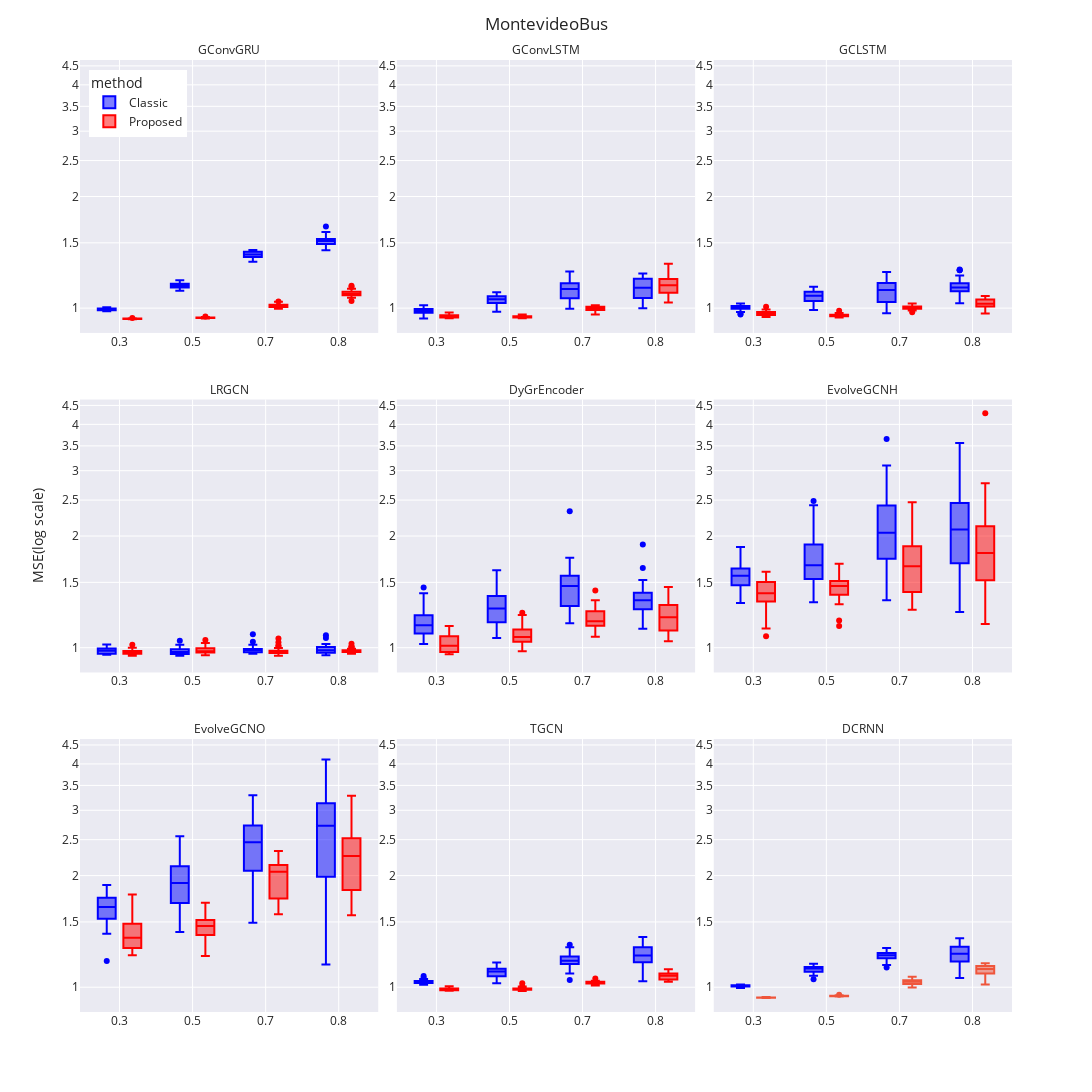

Here is the notebook cell this chart was saved with:
### Code cell
with open('monte_fig.pkl', 'rb') as file:
    monte_fig = pickle.load(file)

monte_fig

### Figure 1 — Plotly figure (JSON) as saved in the notebook; plotly's stock layout.template omitted (floating-point values rounded to 4 significant figures; data arrays with more than 128 entries replaced by an {"elided": "..."} marker saying what was removed)
{"data": [{"alignmentgroup": "True", "hovertemplate": "method=STGCN<br>model=GConvGRU<br>mrate=%{x}<br>mse=%{y}<extra></extra>", "legendgroup": "STGCN", "marker": {"color": "blue"}, "name": "Classic", "notched": false, "offsetgroup": "STGCN", "orientation": "v", "showlegend": true, "type": "box", "x": {"elided": "150 str values"}, "x0": " ", "xaxis": "x7", "y": {"elided": "150 float values"}, "y0": " ", "yaxis": "y7"}, {"alignmentgroup": "True", "hovertemplate": "method=STGCN<br>model=GConvLSTM<br>mrate=%{x}<br>mse=%{y}<extra></extra>", "legendgroup": "STGCN", "marker": {"color": "blue"}, "name": "Classic", "notched": false, "offsetgroup": "STGCN", "orientation": "v", "showlegend": false, "type": "box", "x": ["0.3", "0.3", "0.3", "0.3", "0.3", "0.3", "0.3", "0.3", "0.3", "0.3", "0.3", "0.3", "0.3", "0.3", "0.3", "0.3", "0.3", "0.3", "0.3", "0.3", "0.3", "0.3", "0.3", "0.3", "0.3", "0.3", "0.3", "0.3", "0.3", "0.3", "0.5", "0.5", "0.5", "0.5", "0.5", "0.5", "0.5", "0.5", "0.5", "0.5", "0.5", "0.5", "0.5", "0.5", "0.5", "0.5", "0.5", "0.5", "0.5", "0.5", "0.5", "0.5", "0.5", "0.5", "0.5", "0.5", "0.5", "0.5", "0.5", "0.5", "0.7", "0.7", "0.7", "0.7", "0.7", "0.7", "0.7", "0.7", "0.7", "0.7", "0.7", "0.7", "0.7", "0.7", "0.7", "0.7", "0.7", "0.7", "0.7", "0.7", "0.7", "0.7", "0.7", "0.7", "0.7", "0.7", "0.7", "0.7", "0.7", "0.7", "0.8", "0.8", "0.8", "0.8", "0.8", "0.8", "0.8", "0.8", "0.8", "0.8", "0.8", "0.8", "0.8", "0.8", "0.8", "0.8", "0.8", "0.8", "0.8", "0.8", "0.8", "0.8", "0.8", "0.8", "0.8", "0.8", "0.8", "0.8", "0.8", "0.8"], "x0": " ", "xaxis": "x8", "y": [0.9783, 1.018, 0.9376, 0.9955, 1.004, 0.9957, 0.9788, 0.9819, 0.9882, 0.9834, 1.007, 0.9383, 0.957, 0.9954, 0.9753, 0.9636, 0.9765, 0.9841, 1.013, 0.9848, 0.9804, 0.9755, 0.9708, 0.9929, 1.005, 0.9623, 0.982, 0.987, 0.952, 0.972, 1.008, 1.074, 1.049, 1.082, 1.073, 1.065, 1.066, 1.033, 1.077, 1.081, 1.064, 1.016, 1.053, 1.027, 1.052, 1.053, 1.096, 1.066, 1.081, 1.012, 1.033, 1.052, 1.104, 1.079, 1.06, 1.037, 1.103, 0.9778, 1.04, 1.027, 1.183, 1.045, 1.08, 1.168, 1.082, 1.078, 1.124, 1.135, 1.142, 1.256, 1.063, 1.142, 1.175, 1.046, 1.044, 1.186, 1.165, 1.105, 1.053, 1.151, 0.9961, 1.22, 1.198, 1.062, 1.127, 1.077, 1.232, 1.142, 1.101, 1.042, 1.191, 1.116, 1.144, 1.134, 1.026, 1.199, 1.21, 1.214, 1.135, 0.999, 1.145, 1.214, 1.077, 1.037, 1.232, 1.153, 1.223, 1.099, 1.065, 1.063, 1.058, 1.239, 1.13, 1.111, 1.062, 1.174, 1.224, 1.128, 1.149, 1.058], "y0": " ", "yaxis": "y8"}, {"alignmentgroup": "True", "hovertemplate": "method=STGCN<br>model=GCLSTM<br>mrate=%{x}<br>mse=%{y}<extra></extra>", "legendgroup": "STGCN", "marker": {"color": "blue"}, "name": "Classic", "notched": false, "offsetgroup": "STGCN", "orientation": "v", "showlegend": false, "type": "box", "x": {"elided": "135 str values"}, "x0": " ", "xaxis": "x9", "y": {"elided": "135 float values"}, "y0": " ", "yaxis": "y9"}, {"alignmentgroup": "True", "hovertemplate": "method=STGCN<br>model=LRGCN<br>mrate=%{x}<br>mse=%{y}<extra></extra>", "legendgroup": "STGCN", "marker": {"color": "blue"}, "name": "Classic", "notched": false, "offsetgroup": "STGCN", "orientation": "v", "showlegend": false, "type": "box", "x": ["0.3", "0.3", "0.3", "0.3", "0.3", "0.3", "0.3", "0.3", "0.3", "0.3", "0.3", "0.3", "0.3", "0.3", "0.3", "0.3", "0.3", "0.3", "0.3", "0.3", "0.3", "0.3", "0.3", "0.3", "0.3", "0.3", "0.3", "0.3", "0.3", "0.3", "0.5", "0.5", "0.5", "0.5", "0.5", "0.5", "0.5", "0.5", "0.5", "0.5", "0.5", "0.5", "0.5", "0.5", "0.5", "0.5", "0.5", "0.5", "0.5", "0.5", "0.5", "0.5", "0.5", "0.5", "0.5", "0.5", "0.5", "0.5", "0.5", "0.5", "0.7", "0.7", "0.7", "0.7", "0.7", "0.7", "0.7", "0.7", "0.7", "0.7", "0.7", "0.7", "0.7", "0.7", "0.7", "0.7", "0.7", "0.7", "0.7", "0.7", "0.7", "0.7", "0.7", "0.7", "0.7", "0.7", "0.7", "0.7", "0.7", "0.7", "0.8", "0.8", "0.8", "0.8", "0.8", "0.8", "0.8", "0.8", "0.8", "0.8", "0.8", "0.8", "0.8", "0.8", "0.8", "0.8", "0.8", "0.8", "0.8", "0.8", "0.8", "0.8", "0.8", "0.8", "0.8", "0.8", "0.8", "0.8", "0.8", "0.8"], "x0": " ", "xaxis": "x4", "y": [1.017, 0.9856, 0.9681, 0.9606, 0.9597, 0.9676, 0.9637, 0.9947, 0.9959, 0.9763, 1.02, 0.9569, 0.9923, 0.9848, 0.9761, 1.008, 0.9698, 0.9731, 0.9604, 1.0, 1.019, 0.9634, 0.9947, 0.9864, 0.9611, 1.004, 0.9637, 0.9682, 0.9889, 0.9854, 1.008, 0.9761, 0.9601, 0.9756, 0.9599, 0.9962, 0.9622, 1.001, 0.9901, 0.9736, 0.9651, 0.9996, 0.978, 0.9679, 0.9821, 0.9946, 0.9523, 0.9847, 0.9743, 0.9771, 1.019, 0.9508, 0.962, 0.96, 1.044, 0.9554, 0.9642, 0.9716, 0.9664, 0.9591, 0.9638, 1.004, 1.004, 1.037, 0.9915, 0.9685, 0.9921, 0.9775, 0.9705, 0.9722, 1.018, 0.9888, 0.996, 0.964, 0.9718, 0.9812, 0.9875, 0.9821, 0.9874, 0.9893, 0.991, 0.9722, 0.9747, 1.087, 0.9639, 0.9912, 0.9908, 0.9627, 0.9983, 0.9843, 1.004, 0.9835, 0.9852, 0.9612, 0.9663, 0.9676, 1.062, 0.9656, 1.01, 0.9643, 0.9851, 0.9817, 0.9701, 1.08, 0.9956, 0.9878, 0.9846, 0.9546, 0.9684, 0.9722, 1.023, 0.9839, 0.9944, 0.9696, 1.005, 1.004, 1.021, 0.9951, 0.9627, 0.9689], "y0": " ", "yaxis": "y4"}, {"alignmentgroup": "True", "hovertemplate": "method=STGCN<br>model=DyGrEncoder<br>mrate=%{x}<br>mse=%{y}<extra></extra>", "legendgroup": "STGCN", "marker": {"color": "blue"}, "name": "Classic", "notched": false, "offsetgroup": "STGCN", "orientation": "v", "showlegend": false, "type": "box", "x": ["0.3", "0.3", "0.3", "0.3", "0.3", "0.3", "0.3", "0.3", "0.3", "0.3", "0.3", "0.3", "0.3", "0.3", "0.3", "0.3", "0.3", "0.3", "0.3", "0.3", "0.3", "0.3", "0.3", "0.3", "0.3", "0.3", "0.3", "0.3", "0.3", "0.3", "0.5", "0.5", "0.5", "0.5", "0.5", "0.5", "0.5", "0.5", "0.5", "0.5", "0.5", "0.5", "0.5", "0.5", "0.5", "0.5", "0.5", "0.5", "0.5", "0.5", "0.5", "0.5", "0.5", "0.5", "0.5", "0.5", "0.5", "0.5", "0.5", "0.5", "0.7", "0.7", "0.7", "0.7", "0.7", "0.7", "0.7", "0.7", "0.7", "0.7", "0.7", "0.7", "0.7", "0.7", "0.7", "0.7", "0.7", "0.7", "0.7", "0.7", "0.7", "0.7", "0.7", "0.7", "0.7", "0.7", "0.7", "0.7", "0.7", "0.7", "0.8", "0.8", "0.8", "0.8", "0.8", "0.8", "0.8", "0.8", "0.8", "0.8", "0.8", "0.8", "0.8", "0.8", "0.8", "0.8", "0.8", "0.8", "0.8", "0.8", "0.8", "0.8", "0.8", "0.8", "0.8", "0.8", "0.8", "0.8", "0.8", "0.8"], "x0": " ", "xaxis": "x5", "y": [1.081, 1.125, 1.19, 1.224, 1.023, 1.149, 1.145, 1.176, 1.038, 1.137, 1.236, 1.241, 1.085, 1.307, 1.222, 1.041, 1.092, 1.453, 1.201, 1.149, 1.125, 1.025, 1.222, 1.177, 1.133, 1.241, 1.146, 1.368, 1.044, 1.402, 1.186, 1.434, 1.105, 1.395, 1.177, 1.174, 1.297, 1.273, 1.54, 1.061, 1.146, 1.243, 1.164, 1.167, 1.281, 1.315, 1.277, 1.382, 1.208, 1.562, 1.378, 1.616, 1.275, 1.145, 1.143, 1.448, 1.308, 1.171, 1.363, 1.342, 1.302, 1.534, 1.26, 1.691, 1.164, 1.441, 1.175, 1.564, 1.52, 1.563, 1.343, 2.334, 1.288, 1.25, 1.748, 1.509, 1.356, 1.602, 1.252, 1.575, 1.483, 1.507, 1.449, 1.295, 1.4, 1.61, 1.258, 1.687, 1.522, 1.339, 1.21, 1.215, 1.425, 1.234, 1.347, 1.523, 1.305, 1.27, 1.493, 1.433, 1.286, 1.354, 1.374, 1.38, 1.125, 1.276, 1.268, 1.346, 1.64, 1.295, 1.348, 1.284, 1.508, 1.339, 1.898, 1.209, 1.24, 1.331, 1.376, 1.406], "y0": " ", "yaxis": "y5"}, {"alignmentgroup": "True", "hovertemplate": "method=STGCN<br>model=EvolveGCNH<br>mrate=%{x}<br>mse=%{y}<extra></extra>", "legendgroup": "STGCN", "marker": {"color": "blue"}, "name": "Classic", "notched": false, "offsetgroup": "STGCN", "orientation": "v", "showlegend": false, "type": "box", "x": {"elided": "150 str values"}, "x0": " ", "xaxis": "x6", "y": {"elided": "150 float values"}, "y0": " ", "yaxis": "y6"}, {"alignmentgroup": "True", "hovertemplate": "method=STGCN<br>model=EvolveGCNO<br>mrate=%{x}<br>mse=%{y}<extra></extra>", "legendgroup": "STGCN", "marker": {"color": "blue"}, "name": "Classic", "notched": false, "offsetgroup": "STGCN", "orientation": "v", "showlegend": false, "type": "box", "x": ["0.3", "0.3", "0.3", "0.3", "0.3", "0.3", "0.3", "0.3", "0.3", "0.3", "0.3", "0.3", "0.3", "0.3", "0.3", "0.3", "0.3", "0.3", "0.3", "0.3", "0.3", "0.3", "0.3", "0.3", "0.3", "0.3", "0.3", "0.3", "0.3", "0.3", "0.5", "0.5", "0.5", "0.5", "0.5", "0.5", "0.5", "0.5", "0.5", "0.5", "0.5", "0.5", "0.5", "0.5", "0.5", "0.5", "0.5", "0.5", "0.5", "0.5", "0.5", "0.5", "0.5", "0.5", "0.5", "0.5", "0.5", "0.5", "0.5", "0.5", "0.7", "0.7", "0.7", "0.7", "0.7", "0.7", "0.7", "0.7", "0.7", "0.7", "0.7", "0.7", "0.7", "0.7", "0.7", "0.7", "0.7", "0.7", "0.7", "0.7", "0.7", "0.7", "0.7", "0.7", "0.7", "0.7", "0.7", "0.7", "0.7", "0.7", "0.8", "0.8", "0.8", "0.8", "0.8", "0.8", "0.8", "0.8", "0.8", "0.8", "0.8", "0.8", "0.8", "0.8", "0.8", "0.8", "0.8", "0.8", "0.8", "0.8", "0.8", "0.8", "0.8", "0.8", "0.8", "0.8", "0.8", "0.8", "0.8", "0.8"], "x0": " ", "xaxis": "x", "y": [1.177, 1.856, 1.648, 1.708, 1.503, 1.413, 1.886, 1.669, 1.627, 1.701, 1.682, 1.637, 1.394, 1.716, 1.646, 1.762, 1.78, 1.781, 1.616, 1.555, 1.422, 1.668, 1.61, 1.53, 1.845, 1.5, 1.468, 1.88, 1.613, 1.743, 2.003, 1.663, 1.637, 2.12, 2.451, 1.6, 1.773, 1.515, 1.688, 1.41, 1.797, 2.086, 1.919, 1.7, 2.032, 1.871, 2.322, 2.209, 2.298, 1.924, 1.901, 1.757, 1.526, 2.501, 2.166, 1.971, 2.047, 1.783, 2.554, 1.623, 2.731, 1.838, 2.578, 3.271, 2.279, 2.633, 3.263, 2.02, 3.037, 2.656, 2.629, 2.302, 2.17, 2.061, 1.858, 1.922, 2.492, 2.248, 2.658, 1.798, 2.188, 3.176, 2.919, 2.723, 1.71, 2.905, 3.296, 1.493, 2.144, 2.427, 4.112, 2.552, 1.151, 1.968, 3.081, 3.428, 1.821, 2.825, 1.811, 2.729, 1.945, 2.938, 3.531, 2.859, 2.436, 2.033, 2.492, 3.039, 2.864, 2.212, 1.985, 3.248, 3.344, 3.508, 1.401, 3.19, 3.134, 1.98, 2.717, 2.354], "y0": " ", "yaxis": "y"}, {"alignmentgroup": "True", "hovertemplate": "method=STGCN<br>model=TGCN<br>mrate=%{x}<br>mse=%{y}<extra></extra>", "legendgroup": "STGCN", "marker": {"color": "blue"}, "name": "Classic", "notched": false, "offsetgroup": "STGCN", "orientation": "v", "showlegend": false, "type": "box", "x": ["0.3", "0.3", "0.3", "0.3", "0.3", "0.3", "0.3", "0.3", "0.3", "0.3", "0.3", "0.3", "0.3", "0.3", "0.3", "0.3", "0.3", "0.3", "0.3", "0.3", "0.3", "0.3", "0.3", "0.3", "0.3", "0.3", "0.3", "0.3", "0.3", "0.3", "0.5", "0.5", "0.5", "0.5", "0.5", "0.5", "0.5", "0.5", "0.5", "0.5", "0.5", "0.5", "0.5", "0.5", "0.5", "0.5", "0.5", "0.5", "0.5", "0.5", "0.5", "0.5", "0.5", "0.5", "0.5", "0.5", "0.5", "0.5", "0.5", "0.5", "0.7", "0.7", "0.7", "0.7", "0.7", "0.7", "0.7", "0.7", "0.7", "0.7", "0.7", "0.7", "0.7", "0.7", "0.7", "0.7", "0.7", "0.7", "0.7", "0.7", "0.7", "0.7", "0.7", "0.7", "0.7", "0.7", "0.7", "0.7", "0.7", "0.7", "0.8", "0.8", "0.8", "0.8", "0.8", "0.8", "0.8", "0.8", "0.8", "0.8", "0.8", "0.8", "0.8", "0.8", "0.8", "0.8", "0.8", "0.8", "0.8", "0.8", "0.8", "0.8", "0.8", "0.8", "0.8", "0.8", "0.8", "0.8", "0.8", "0.8"], "x0": " ", "xaxis": "x2", "y": [1.038, 1.032, 1.044, 1.032, 1.043, 1.06, 1.032, 1.015, 1.053, 1.036, 1.034, 1.019, 1.032, 1.072, 1.02, 1.037, 1.039, 1.027, 1.053, 1.025, 1.028, 1.024, 1.026, 1.036, 1.032, 1.032, 1.042, 1.026, 1.029, 1.017, 1.099, 1.104, 1.129, 1.107, 1.118, 1.069, 1.025, 1.102, 1.082, 1.117, 1.133, 1.166, 1.148, 1.092, 1.063, 1.161, 1.101, 1.041, 1.076, 1.031, 1.101, 1.135, 1.122, 1.144, 1.105, 1.059, 1.12, 1.112, 1.062, 1.071, 1.176, 1.157, 1.282, 1.225, 1.176, 1.184, 1.202, 1.164, 1.089, 1.19, 1.178, 1.138, 1.265, 1.188, 1.167, 1.179, 1.045, 1.153, 1.155, 1.301, 1.273, 1.237, 1.243, 1.18, 1.179, 1.201, 1.21, 1.107, 1.107, 1.133, 1.22, 1.037, 1.144, 1.293, 1.331, 1.318, 1.264, 1.35, 1.228, 1.238, 1.189, 1.168, 1.231, 1.154, 1.186, 1.351, 1.05, 1.282, 1.321, 1.125, 1.195, 1.217, 1.187, 1.09, 1.209, 1.245, 1.205, 1.125, 1.219, 1.365], "y0": " ", "yaxis": "y2"}, {"alignmentgroup": "True", "hovertemplate": "method=STGCN<br>model=DCRNN<br>mrate=%{x}<br>mse=%{y}<extra></extra>", "legendgroup": "STGCN", "marker": {"color": "blue"}, "name": "Classic", "notched": false, "offsetgroup": "STGCN", "orientation": "v", "showlegend": false, "type": "box", "x": {"elided": "135 str values"}, "x0": " ", "xaxis": "x3", "y": {"elided": "135 float values"}, "y0": " ", "yaxis": "y3"}, {"alignmentgroup": "True", "hovertemplate": "method=IT-STGCN<br>model=GConvGRU<br>mrate=%{x}<br>mse=%{y}<extra></extra>", "legendgroup": "IT-STGCN", "marker": {"color": "red"}, "name": "Proposed", "notched": false, "offsetgroup": "IT-STGCN", "orientation": "v", "showlegend": true, "type": "box", "x": {"elided": "150 str values"}, "x0": " ", "xaxis": "x7", "y": {"elided": "150 float values"}, "y0": " ", "yaxis": "y7"}, {"alignmentgroup": "True", "hovertemplate": "method=IT-STGCN<br>model=GConvLSTM<br>mrate=%{x}<br>mse=%{y}<extra></extra>", "legendgroup": "IT-STGCN", "marker": {"color": "red"}, "name": "Proposed", "notched": false, "offsetgroup": "IT-STGCN", "orientation": "v", "showlegend": false, "type": "box", "x": ["0.3", "0.3", "0.3", "0.3", "0.3", "0.3", "0.3", "0.3", "0.3", "0.3", "0.3", "0.3", "0.3", "0.3", "0.3", "0.3", "0.3", "0.3", "0.3", "0.3", "0.3", "0.3", "0.3", "0.3", "0.3", "0.3", "0.3", "0.3", "0.3", "0.3", "0.5", "0.5", "0.5", "0.5", "0.5", "0.5", "0.5", "0.5", "0.5", "0.5", "0.5", "0.5", "0.5", "0.5", "0.5", "0.5", "0.5", "0.5", "0.5", "0.5", "0.5", "0.5", "0.5", "0.5", "0.5", "0.5", "0.5", "0.5", "0.5", "0.5", "0.7", "0.7", "0.7", "0.7", "0.7", "0.7", "0.7", "0.7", "0.7", "0.7", "0.7", "0.7", "0.7", "0.7", "0.7", "0.7", "0.7", "0.7", "0.7", "0.7", "0.7", "0.7", "0.7", "0.7", "0.7", "0.7", "0.7", "0.7", "0.7", "0.7", "0.8", "0.8", "0.8", "0.8", "0.8", "0.8", "0.8", "0.8", "0.8", "0.8", "0.8", "0.8", "0.8", "0.8", "0.8", "0.8", "0.8", "0.8", "0.8", "0.8", "0.8", "0.8", "0.8", "0.8", "0.8", "0.8", "0.8", "0.8", "0.8", "0.8"], "x0": " ", "xaxis": "x8", "y": [0.9653, 0.9575, 0.9595, 0.9548, 0.9505, 0.9645, 0.9435, 0.9437, 0.9485, 0.9659, 0.9418, 0.9422, 0.9731, 0.9434, 0.939, 0.944, 0.9472, 0.9573, 0.9514, 0.9451, 0.9516, 0.9486, 0.9431, 0.9413, 0.9531, 0.9537, 0.9477, 0.9453, 0.9544, 0.9595, 0.9593, 0.9417, 0.9396, 0.9491, 0.9563, 0.9418, 0.9434, 0.959, 0.9507, 0.9455, 0.9525, 0.9436, 0.9446, 0.9447, 0.9441, 0.944, 0.9415, 0.9619, 0.9465, 0.943, 0.9399, 0.9434, 0.9398, 0.9515, 0.9482, 0.9485, 0.9553, 0.9456, 0.9431, 0.9389, 1.001, 0.9769, 1.015, 0.9954, 0.9931, 1.004, 1.008, 0.9991, 0.9781, 0.9897, 0.9618, 0.9971, 1.013, 0.9889, 0.9883, 0.9862, 0.9866, 1.008, 1.008, 0.9945, 0.9891, 0.9789, 1.011, 1.008, 1.001, 1.018, 0.9977, 1.019, 0.9938, 0.9907, 1.149, 1.211, 1.155, 1.192, 1.094, 1.146, 1.098, 1.17, 1.078, 1.18, 1.23, 1.158, 1.261, 1.035, 1.123, 1.178, 1.121, 1.125, 1.211, 1.088, 1.24, 1.134, 1.198, 1.174, 1.099, 1.13, 1.209, 1.1, 1.087, 1.317], "y0": " ", "yaxis": "y8"}, {"alignmentgroup": "True", "hovertemplate": "method=IT-STGCN<br>model=GCLSTM<br>mrate=%{x}<br>mse=%{y}<extra></extra>", "legendgroup": "IT-STGCN", "marker": {"color": "red"}, "name": "Proposed", "notched": false, "offsetgroup": "IT-STGCN", "orientation": "v", "showlegend": false, "type": "box", "x": {"elided": "135 str values"}, "x0": " ", "xaxis": "x9", "y": {"elided": "135 float values"}, "y0": " ", "yaxis": "y9"}, {"alignmentgroup": "True", "hovertemplate": "method=IT-STGCN<br>model=LRGCN<br>mrate=%{x}<br>mse=%{y}<extra></extra>", "legendgroup": "IT-STGCN", "marker": {"color": "red"}, "name": "Proposed", "notched": false, "offsetgroup": "IT-STGCN", "orientation": "v", "showlegend": false, "type": "box", "x": ["0.3", "0.3", "0.3", "0.3", "0.3", "0.3", "0.3", "0.3", "0.3", "0.3", "0.3", "0.3", "0.3", "0.3", "0.3", "0.3", "0.3", "0.3", "0.3", "0.3", "0.3", "0.3", "0.3", "0.3", "0.3", "0.3", "0.3", "0.3", "0.3", "0.3", "0.5", "0.5", "0.5", "0.5", "0.5", "0.5", "0.5", "0.5", "0.5", "0.5", "0.5", "0.5", "0.5", "0.5", "0.5", "0.5", "0.5", "0.5", "0.5", "0.5", "0.5", "0.5", "0.5", "0.5", "0.5", "0.5", "0.5", "0.5", "0.5", "0.5", "0.7", "0.7", "0.7", "0.7", "0.7", "0.7", "0.7", "0.7", "0.7", "0.7", "0.7", "0.7", "0.7", "0.7", "0.7", "0.7", "0.7", "0.7", "0.7", "0.7", "0.7", "0.7", "0.7", "0.7", "0.7", "0.7", "0.7", "0.7", "0.7", "0.7", "0.8", "0.8", "0.8", "0.8", "0.8", "0.8", "0.8", "0.8", "0.8", "0.8", "0.8", "0.8", "0.8", "0.8", "0.8", "0.8", "0.8", "0.8", "0.8", "0.8", "0.8", "0.8", "0.8", "0.8", "0.8", "0.8", "0.8", "0.8", "0.8", "0.8"], "x0": " ", "xaxis": "x4", "y": [0.9998, 0.9634, 0.9776, 0.9927, 0.9792, 0.963, 0.9748, 0.9854, 0.9678, 0.9753, 0.9746, 0.9695, 0.9596, 0.9665, 0.9772, 0.9805, 0.9819, 0.9739, 0.9605, 0.9771, 0.9609, 1.018, 0.9726, 0.9652, 0.9569, 0.9772, 0.9797, 0.962, 0.9505, 0.9696, 0.9628, 0.9966, 0.9544, 0.9783, 0.9728, 0.9673, 1.002, 0.9699, 1.029, 0.9561, 1.007, 0.996, 0.9927, 0.96, 1.03, 0.9643, 0.9758, 0.9847, 0.9917, 0.9702, 0.9787, 0.9744, 0.9866, 0.9877, 0.997, 0.9754, 0.9636, 0.9724, 1.049, 0.9809, 0.9612, 0.9717, 0.9659, 0.9756, 0.9658, 0.9815, 0.9715, 0.9803, 0.9781, 0.9695, 1.009, 0.9673, 0.9684, 0.9665, 0.9759, 0.9736, 0.9801, 0.9688, 1.058, 0.9847, 0.9928, 0.962, 0.9817, 0.9975, 0.9713, 0.9651, 0.9515, 1.015, 1.035, 0.9795, 1.025, 0.9789, 0.9753, 0.973, 0.9754, 0.9779, 0.9819, 0.9732, 0.9723, 1.004, 0.9862, 0.9794, 1.005, 0.9761, 0.9704, 0.9686, 0.9936, 0.9672, 0.9635, 0.9832, 0.976, 0.9839, 0.9892, 0.9818, 0.9727, 0.9776, 0.9792, 0.9795, 1.006, 0.9839], "y0": " ", "yaxis": "y4"}, {"alignmentgroup": "True", "hovertemplate": "method=IT-STGCN<br>model=DyGrEncoder<br>mrate=%{x}<br>mse=%{y}<extra></extra>", "legendgroup": "IT-STGCN", "marker": {"color": "red"}, "name": "Proposed", "notched": false, "offsetgroup": "IT-STGCN", "orientation": "v", "showlegend": false, "type": "box", "x": ["0.3", "0.3", "0.3", "0.3", "0.3", "0.3", "0.3", "0.3", "0.3", "0.3", "0.3", "0.3", "0.3", "0.3", "0.3", "0.3", "0.3", "0.3", "0.3", "0.3", "0.3", "0.3", "0.3", "0.3", "0.3", "0.3", "0.3", "0.3", "0.3", "0.3", "0.5", "0.5", "0.5", "0.5", "0.5", "0.5", "0.5", "0.5", "0.5", "0.5", "0.5", "0.5", "0.5", "0.5", "0.5", "0.5", "0.5", "0.5", "0.5", "0.5", "0.5", "0.5", "0.5", "0.5", "0.5", "0.5", "0.5", "0.5", "0.5", "0.5", "0.7", "0.7", "0.7", "0.7", "0.7", "0.7", "0.7", "0.7", "0.7", "0.7", "0.7", "0.7", "0.7", "0.7", "0.7", "0.7", "0.7", "0.7", "0.7", "0.7", "0.7", "0.7", "0.7", "0.7", "0.7", "0.7", "0.7", "0.7", "0.7", "0.7", "0.8", "0.8", "0.8", "0.8", "0.8", "0.8", "0.8", "0.8", "0.8", "0.8", "0.8", "0.8", "0.8", "0.8", "0.8", "0.8", "0.8", "0.8", "0.8", "0.8", "0.8", "0.8", "0.8", "0.8", "0.8", "0.8", "0.8", "0.8", "0.8", "0.8"], "x0": " ", "xaxis": "x5", "y": [1.114, 1.073, 1.091, 1.05, 1.14, 1.075, 1.035, 1.011, 1.035, 0.9851, 0.9784, 1.07, 0.9742, 1.107, 0.9654, 0.9702, 0.9833, 1.015, 1.013, 1.004, 0.9721, 0.9728, 1.144, 0.9722, 0.9601, 1.116, 0.9838, 0.9698, 1.048, 0.9751, 1.169, 1.089, 0.9776, 1.162, 1.001, 1.157, 1.14, 1.026, 0.9928, 1.113, 1.109, 1.225, 1.063, 1.105, 1.241, 1.1, 1.002, 1.074, 0.9845, 1.055, 1.045, 1.048, 1.038, 1.119, 1.09, 1.049, 1.134, 0.9998, 1.052, 1.04, 1.29, 1.102, 1.222, 1.328, 1.126, 1.17, 1.112, 1.253, 1.293, 1.145, 1.151, 1.072, 1.262, 1.163, 1.166, 1.07, 1.095, 1.224, 1.331, 1.098, 1.154, 1.21, 1.341, 1.16, 1.235, 1.425, 1.205, 1.187, 1.19, 1.151, 1.391, 1.041, 1.123, 1.457, 1.321, 1.081, 1.199, 1.333, 1.128, 1.304, 1.082, 1.247, 1.294, 1.187, 1.141, 1.227, 1.235, 1.384, 1.158, 1.264, 1.333, 1.113, 1.216, 1.109, 1.04, 1.3, 1.07, 1.418, 1.102, 1.172], "y0": " ", "yaxis": "y5"}, {"alignmentgroup": "True", "hovertemplate": "method=IT-STGCN<br>model=EvolveGCNH<br>mrate=%{x}<br>mse=%{y}<extra></extra>", "legendgroup": "IT-STGCN", "marker": {"color": "red"}, "name": "Proposed", "notched": false, "offsetgroup": "IT-STGCN", "orientation": "v", "showlegend": false, "type": "box", "x": {"elided": "150 str values"}, "x0": " ", "xaxis": "x6", "y": {"elided": "150 float values"}, "y0": " ", "yaxis": "y6"}, {"alignmentgroup": "True", "hovertemplate": "method=IT-STGCN<br>model=EvolveGCNO<br>mrate=%{x}<br>mse=%{y}<extra></extra>", "legendgroup": "IT-STGCN", "marker": {"color": "red"}, "name": "Proposed", "notched": false, "offsetgroup": "IT-STGCN", "orientation": "v", "showlegend": false, "type": "box", "x": ["0.3", "0.3", "0.3", "0.3", "0.3", "0.3", "0.3", "0.3", "0.3", "0.3", "0.3", "0.3", "0.3", "0.3", "0.3", "0.3", "0.3", "0.3", "0.3", "0.3", "0.3", "0.3", "0.3", "0.3", "0.3", "0.3", "0.3", "0.3", "0.3", "0.3", "0.5", "0.5", "0.5", "0.5", "0.5", "0.5", "0.5", "0.5", "0.5", "0.5", "0.5", "0.5", "0.5", "0.5", "0.5", "0.5", "0.5", "0.5", "0.5", "0.5", "0.5", "0.5", "0.5", "0.5", "0.5", "0.5", "0.5", "0.5", "0.5", "0.5", "0.7", "0.7", "0.7", "0.7", "0.7", "0.7", "0.7", "0.7", "0.7", "0.7", "0.7", "0.7", "0.7", "0.7", "0.7", "0.7", "0.7", "0.7", "0.7", "0.7", "0.7", "0.7", "0.7", "0.7", "0.7", "0.7", "0.7", "0.7", "0.7", "0.7", "0.8", "0.8", "0.8", "0.8", "0.8", "0.8", "0.8", "0.8", "0.8", "0.8", "0.8", "0.8", "0.8", "0.8", "0.8", "0.8", "0.8", "0.8", "0.8", "0.8", "0.8", "0.8", "0.8", "0.8", "0.8", "0.8", "0.8", "0.8", "0.8", "0.8"], "x0": " ", "xaxis": "x", "y": [1.347, 1.247, 1.625, 1.444, 1.483, 1.712, 1.357, 1.219, 1.575, 1.236, 1.544, 1.291, 1.358, 1.374, 1.221, 1.404, 1.448, 1.461, 1.496, 1.356, 1.27, 1.362, 1.779, 1.464, 1.56, 1.275, 1.246, 1.312, 1.228, 1.354, 1.358, 1.452, 1.364, 1.567, 1.475, 1.372, 1.425, 1.5, 1.52, 1.464, 1.372, 1.518, 1.428, 1.518, 1.532, 1.457, 1.395, 1.312, 1.382, 1.462, 1.214, 1.378, 1.595, 1.544, 1.486, 1.69, 1.547, 1.463, 1.46, 1.489, 2.183, 2.073, 1.665, 1.678, 2.062, 2.036, 1.769, 1.667, 2.062, 2.004, 1.909, 2.074, 2.025, 1.859, 1.904, 1.597, 2.198, 2.276, 2.136, 2.13, 2.283, 1.573, 2.286, 2.143, 2.108, 1.659, 2.062, 1.736, 1.576, 2.33, 1.646, 2.642, 2.002, 2.477, 2.143, 2.795, 3.285, 3.099, 2.319, 2.725, 2.495, 2.638, 1.827, 1.786, 2.261, 2.259, 3.153, 1.928, 1.595, 2.285, 2.523, 2.505, 1.788, 2.163, 2.259, 2.199, 1.648, 1.568, 2.326, 1.564], "y0": " ", "yaxis": "y"}, {"alignmentgroup": "True", "hovertemplate": "method=IT-STGCN<br>model=TGCN<br>mrate=%{x}<br>mse=%{y}<extra></extra>", "legendgroup": "IT-STGCN", "marker": {"color": "red"}, "name": "Proposed", "notched": false, "offsetgroup": "IT-STGCN", "orientation": "v", "showlegend": false, "type": "box", "x": ["0.3", "0.3", "0.3", "0.3", "0.3", "0.3", "0.3", "0.3", "0.3", "0.3", "0.3", "0.3", "0.3", "0.3", "0.3", "0.3", "0.3", "0.3", "0.3", "0.3", "0.3", "0.3", "0.3", "0.3", "0.3", "0.3", "0.3", "0.3", "0.3", "0.3", "0.5", "0.5", "0.5", "0.5", "0.5", "0.5", "0.5", "0.5", "0.5", "0.5", "0.5", "0.5", "0.5", "0.5", "0.5", "0.5", "0.5", "0.5", "0.5", "0.5", "0.5", "0.5", "0.5", "0.5", "0.5", "0.5", "0.5", "0.5", "0.5", "0.5", "0.7", "0.7", "0.7", "0.7", "0.7", "0.7", "0.7", "0.7", "0.7", "0.7", "0.7", "0.7", "0.7", "0.7", "0.7", "0.7", "0.7", "0.7", "0.7", "0.7", "0.7", "0.7", "0.7", "0.7", "0.7", "0.7", "0.7", "0.7", "0.7", "0.7", "0.8", "0.8", "0.8", "0.8", "0.8", "0.8", "0.8", "0.8", "0.8", "0.8", "0.8", "0.8", "0.8", "0.8", "0.8", "0.8", "0.8", "0.8", "0.8", "0.8", "0.8", "0.8", "0.8", "0.8", "0.8", "0.8", "0.8", "0.8", "0.8", "0.8"], "x0": " ", "xaxis": "x2", "y": [0.9809, 0.9845, 0.99, 0.9851, 0.9884, 0.9785, 0.9938, 0.9795, 0.9876, 0.9782, 1.006, 0.9803, 0.9801, 0.9807, 0.9884, 0.9924, 0.9836, 0.987, 0.9851, 0.9956, 0.9877, 0.9822, 0.9908, 0.9969, 0.9807, 0.9843, 1.001, 0.9955, 0.9842, 0.9948, 0.9801, 0.9873, 1.004, 0.9891, 0.9828, 1.007, 0.9957, 0.9839, 0.9858, 0.9872, 0.9772, 0.9892, 0.9969, 0.9985, 0.9803, 0.9815, 0.9911, 1.025, 0.9866, 0.9865, 0.9905, 0.99, 0.9851, 0.9828, 0.994, 0.9828, 0.9907, 0.988, 0.9924, 0.9902, 1.056, 1.027, 1.025, 1.034, 1.017, 1.037, 1.026, 1.04, 1.031, 1.018, 1.032, 1.042, 1.021, 1.029, 1.037, 1.023, 1.041, 1.024, 1.034, 1.032, 1.017, 1.019, 1.029, 1.027, 1.038, 1.035, 1.032, 1.033, 1.011, 1.017, 1.042, 1.049, 1.109, 1.084, 1.106, 1.118, 1.109, 1.078, 1.086, 1.056, 1.035, 1.086, 1.054, 1.095, 1.11, 1.049, 1.09, 1.087, 1.066, 1.04, 1.043, 1.077, 1.061, 1.058, 1.04, 1.072, 1.089, 1.059, 1.049, 1.086], "y0": " ", "yaxis": "y2"}, {"alignmentgroup": "True", "hovertemplate": "method=IT-STGCN<br>model=DCRNN<br>mrate=%{x}<br>mse=%{y}<extra></extra>", "legendgroup": "IT-STGCN", "marker": {"color": "#EF553B"}, "name": "IT-STGCN", "notched": false, "offsetgroup": "IT-STGCN", "orientation": "v", "showlegend": false, "type": "box", "x": {"elided": "135 str values"}, "x0": " ", "xaxis": "x3", "y": {"elided": "135 float values"}, "y0": " ", "yaxis": "y3"}], "layout": {"annotations": [{"showarrow": false, "text": "EvolveGCNO", "x": 0.16, "xanchor": "center", "xref": "paper", "y": 0.2867, "yanchor": "bottom", "yref": "paper"}, {"showarrow": false, "text": "TGCN", "x": 0.5, "xanchor": "center", "xref": "paper", "y": 0.2867, "yanchor": "bottom", "yref": "paper"}, {"showarrow": false, "text": "DCRNN", "x": 0.84, "xanchor": "center", "xref": "paper", "y": 0.2867, "yanchor": "bottom", "yref": "paper"}, {"showarrow": false, "text": "LRGCN", "x": 0.16, "xanchor": "center", "xref": "paper", "y": 0.6433, "yanchor": "bottom", "yref": "paper"}, {"showarrow": false, "text": "DyGrEncoder", "x": 0.5, "xanchor": "center", "xref": "paper", "y": 0.6433, "yanchor": "bottom", "yref": "paper"}, {"showarrow": false, "text": "EvolveGCNH", "x": 0.84, "xanchor": "center", "xref": "paper", "y": 0.6433, "yanchor": "bottom", "yref": "paper"}, {"showarrow": false, "text": "GConvGRU", "x": 0.16, "xanchor": "center", "xref": "paper", "y": 1.0, "yanchor": "bottom", "yref": "paper"}, {"showarrow": false, "text": "GConvLSTM", "x": 0.5, "xanchor": "center", "xref": "paper", "y": 1.0, "yanchor": "bottom", "yref": "paper"}, {"showarrow": false, "text": "GCLSTM", "x": 0.84, "xanchor": "center", "xref": "paper", "y": 1.0, "yanchor": "bottom", "yref": "paper"}], "boxmode": "group", "height": 1200, "legend": {"orientation": "v", "title": {"text": "method"}, "tracegroupgap": 0, "traceorder": "normal", "x": 0.01, "xanchor": "left", "y": 0.99, "yanchor": "top"}, "margin": {"t": 60}, "title": {"text": "MontevideoBus"}, "width": 2000, "xaxis": {"anchor": "y", "autorange": true, "domain": [0, 0.32], "range": [-0.5206, 3.521], "title": {"text": ""}, "type": "category"}, "xaxis2": {"anchor": "y2", "autorange": true, "domain": [0.34, 0.66], "matches": "x", "range": [-0.5206, 3.521], "title": {"text": ""}, "type": "category"}, "xaxis3": {"anchor": "y3", "autorange": true, "domain": [0.68, 1.0], "matches": "x", "range": [-0.5206, 3.521], "title": {"text": ""}, "type": "category"}, "xaxis4": {"anchor": "y4", "autorange": true, "domain": [0, 0.32], "matches": "x", "range": [-0.5206, 3.521], "showticklabels": true, "type": "category"}, "xaxis5": {"anchor": "y5", "autorange": true, "domain": [0.34, 0.66], "matches": "x", "range": [-0.5206, 3.521], "showticklabels": true, "type": "category"}, "xaxis6": {"anchor": "y6", "autorange": true, "domain": [0.68, 1.0], "matches": "x", "range": [-0.5206, 3.521], "showticklabels": true, "type": "category"}, "xaxis7": {"anchor": "y7", "autorange": true, "domain": [0, 0.32], "matches": "x", "range": [-0.5206, 3.521], "showticklabels": true, "type": "category"}, "xaxis8": {"anchor": "y8", "autorange": true, "domain": [0.34, 0.66], "matches": "x", "range": [-0.5206, 3.521], "showticklabels": true, "type": "category"}, "xaxis9": {"anchor": "y9", "autorange": true, "domain": [0.68, 1.0], "matches": "x", "range": [-0.5206, 3.521], "showticklabels": true, "type": "category"}, "yaxis": {"anchor": "x", "autorange": true, "domain": [0, 0.2867], "range": [-0.06679, 0.669], "title": {"text": ""}, "type": "log"}, "yaxis2": {"anchor": "x2", "autorange": true, "domain": [0, 0.2867], "matches": "y", "range": [-0.06679, 0.669], "showticklabels": true, "type": "log"}, "yaxis3": {"anchor": "x3", "autorange": true, "domain": [0, 0.2867], "matches": "y", "range": [-0.06679, 0.669], "showticklabels": true, "type": "log"}, "yaxis4": {"anchor": "x4", "autorange": true, "domain": [0.3567, 0.6433], "matches": "y", "range": [-0.06679, 0.669], "title": {"text": "MSE(log scale)"}, "type": "log"}, "yaxis5": {"anchor": "x5", "autorange": true, "domain": [0.3567, 0.6433], "matches": "y", "range": [-0.06679, 0.669], "showticklabels": true, "type": "log"}, "yaxis6": {"anchor": "x6", "autorange": true, "domain": [0.3567, 0.6433], "matches": "y", "range": [-0.06679, 0.669], "showticklabels": true, "type": "log"}, "yaxis7": {"anchor": "x7", "autorange": true, "domain": [0.7133, 1.0], "matches": "y", "range": [-0.06679, 0.669], "title": {"text": ""}, "type": "log"}, "yaxis8": {"anchor": "x8", "autorange": true, "domain": [0.7133, 1.0], "matches": "y", "range": [-0.06679, 0.669], "showticklabels": true, "type": "log"}, "yaxis9": {"anchor": "x9", "autorange": true, "domain": [0.7133, 1.0], "matches": "y", "range": [-0.06679, 0.669], "showticklabels": true, "type": "log"}}}
